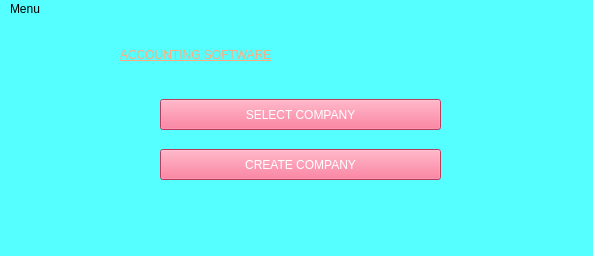
<?xml version="1.0" encoding="UTF-8"?>
<ui version="4.0">
 <class>AccountingSoftware</class>
 <widget class="QMainWindow" name="AccountingSoftware">
  <property name="geometry">
   <rect>
    <x>0</x>
    <y>0</y>
    <width>593</width>
    <height>256</height>
   </rect>
  </property>
  <property name="minimumSize">
   <size>
    <width>593</width>
    <height>256</height>
   </size>
  </property>
  <property name="maximumSize">
   <size>
    <width>593</width>
    <height>297</height>
   </size>
  </property>
  <property name="windowTitle">
   <string>MainWindow</string>
  </property>
  <property name="styleSheet">
   <string notr="true">background-color: rgb(85, 255, 255);</string>
  </property>
  <widget class="QWidget" name="centralwidget">
   <property name="minimumSize">
    <size>
     <width>593</width>
     <height>256</height>
    </size>
   </property>
   <property name="maximumSize">
    <size>
     <width>593</width>
     <height>250</height>
    </size>
   </property>
   <widget class="QPushButton" name="pushButton">
    <property name="geometry">
     <rect>
      <x>160</x>
      <y>80</y>
      <width>281</width>
      <height>31</height>
     </rect>
    </property>
    <property name="styleSheet">
     <string notr="true">background-color: rgb(255, 85, 127);
color: rgb(255, 255, 255);</string>
    </property>
    <property name="text">
     <string>SELECT COMPANY</string>
    </property>
   </widget>
   <widget class="QLabel" name="label">
    <property name="geometry">
     <rect>
      <x>120</x>
      <y>10</y>
      <width>361</width>
      <height>51</height>
     </rect>
    </property>
    <property name="styleSheet">
     <string notr="true">font: 12pt &quot;OCR A Extended&quot;;
text-decoration: underline;
font: 24pt &quot;OCR A Extended&quot;;
color: rgb(255, 170, 127);</string>
    </property>
    <property name="text">
     <string>ACCOUNTING SOFTWARE</string>
    </property>
   </widget>
   <widget class="QPushButton" name="pushButton_2">
    <property name="geometry">
     <rect>
      <x>160</x>
      <y>130</y>
      <width>281</width>
      <height>31</height>
     </rect>
    </property>
    <property name="styleSheet">
     <string notr="true">background-color: rgb(255, 85, 127);
color: rgb(255, 255, 255);</string>
    </property>
    <property name="text">
     <string>CREATE COMPANY</string>
    </property>
   </widget>
  </widget>
  <widget class="QMenuBar" name="menubar">
   <property name="geometry">
    <rect>
     <x>0</x>
     <y>0</y>
     <width>593</width>
     <height>21</height>
    </rect>
   </property>
   <widget class="QMenu" name="menuMenu">
    <property name="title">
     <string>Menu</string>
    </property>
    <addaction name="actionCreate_company"/>
    <addaction name="actionCreate_company_2"/>
    <addaction name="actionExit"/>
   </widget>
   <addaction name="menuMenu"/>
  </widget>
  <widget class="QStatusBar" name="statusbar"/>
  <action name="actionCreate_company">
   <property name="text">
    <string>Select company</string>
   </property>
  </action>
  <action name="actionCreate_company_2">
   <property name="text">
    <string>Create company</string>
   </property>
  </action>
  <action name="actionExit">
   <property name="text">
    <string>Exit</string>
   </property>
  </action>
 </widget>
 <tabstops>
  <tabstop>pushButton</tabstop>
  <tabstop>pushButton_2</tabstop>
 </tabstops>
 <resources/>
 <connections/>
</ui>
